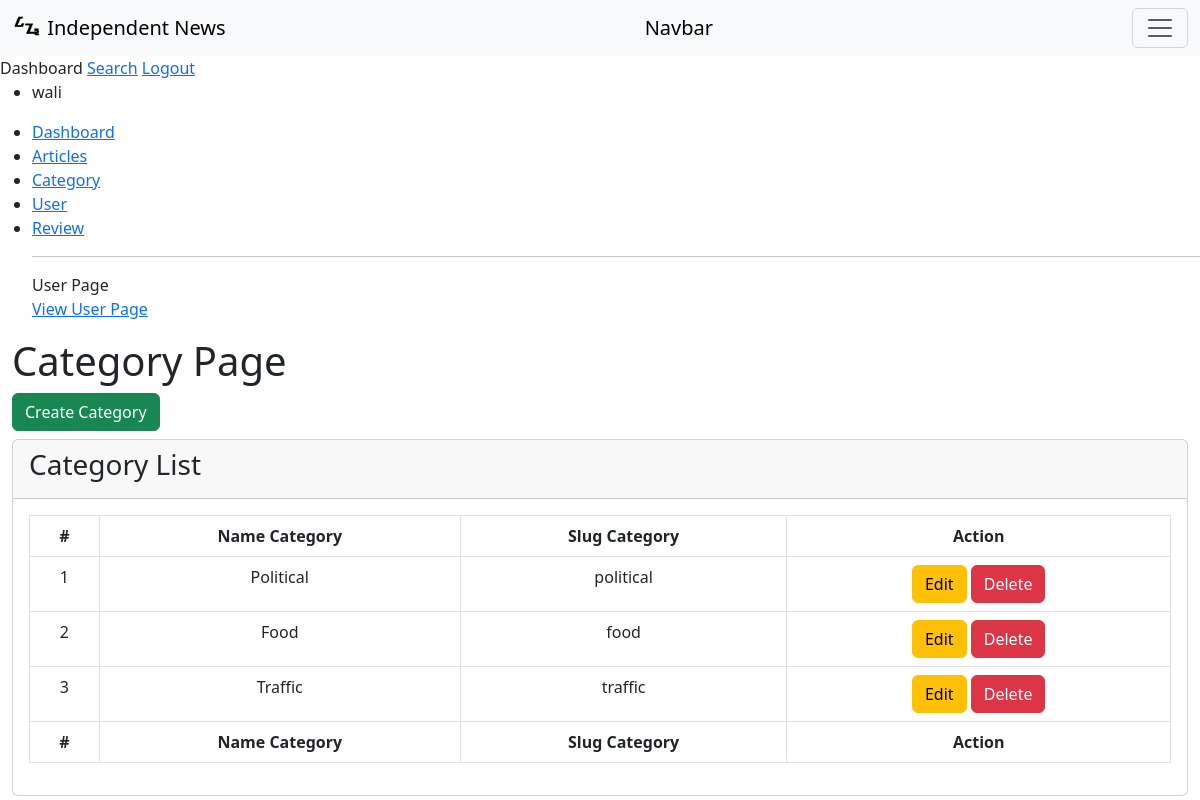
Screenshot of /pages/admin/crud/category/category.php (signed in) with the database file from the repository.
### tables this page shows
CREATE TABLE `categories` (
  `id_category` int(3) NOT NULL,
  `name_category` varchar(30) NOT NULL,
  `slug_category` varchar(30) NOT NULL
);

### pages/admin/crud/category/category.php (the view, shortened to what this page needs)
<!DOCTYPE html>
<html lang="en">
<head>
    <link href="https://cdn.jsdelivr.net/npm/bootstrap@5.3.0-alpha3/dist/css/bootstrap.min.css" rel="stylesheet">
    <link rel="stylesheet" href="https://cdn.jsdelivr.net/npm/bootstrap-icons@1.10.5/font/bootstrap-icons.css">
</head>
<body>
    <nav>
        <nav>
            <nav class="navbar bg-light">
                <div class="container-fluid">
                    <a class="navbar-brand" href="#">
                        <img src="..\..\..\..\img\logo\logo_nb.png" alt="Logo" width="30" height="24" class="d-inline-block align-text-top">
                        Independent <span>News</span>
                    </a>
                    <a class="navbar-brand" href="#">Navbar</a>
                    <button class="navbar-toggler" type="button" data-bs-toggle="collapse" data-bs-target="#navbarNav" aria-controls="navbarNav" aria-expanded="false" aria-label="Toggle navigation">
                        <span class="navbar-toggler-icon"></span>
                    </button>
            </nav>
            <div>
                <span>Dashboard</span>
                <a href="#">Search</a>
                <a href="../../../../auth/logout.php">Logout</a>
            </div>
        </nav>
        <section>
            <div>
                <ul>
                    <li><?php echo $_SESSION['username']; ?></li>
                </ul>
                <ul>
                    <li><a href="../../index.php">Dashboard</a></li>
                    <li><a href="../article/article.php">Articles</a></li>
                    <li><a href="category.php">Category</a></li>
                    <li><a href="../user/user.php">User</a></li>
                    <li><a href="../review/review.php">Review</a></li>
                    <hr size="2px" color="black">
                    <span>User Page</span> <br>
                    <a href="../../../user/index.php">View User Page</a>
                </ul>
            </div>
        </section>
        <div class="content-wrapper">
            <section class="content">
                <div class="container-fluid">
                    <h1>Category Page</h1>
                    <a class="btn btn-success mb-2" href="create.php">Create Category</a>
                    <div class="card card-default">
                        <div class="card-header">
                            <h3 class="card-title">Category List</h3>
                        </div>
                        <div class="card-body">
                            <table class="table table-bordered">
                                <tr align="center">
                                    <th>#</th>
                                    <th>Name Category</th>
                                    <th>Slug Category</th>
                                    <th>Action</th>
                                </tr>
                                <?php
                                include "../../../../connection/connection.php";
                                $data = mysqli_query($con, "select * from categories");
                                $no = 1;
                                while ($d = mysqli_fetch_array($data)) {
                                ?>
                                    <tr align="center">
                                        <td><?php echo $no++; ?></td>
                                        <td>
                                            <?php echo $d['name_category']; ?>
                                        </td>
                                        <td>
                                            <?php echo $d['slug_category']; ?>
                                        </td>
                                        <td>
                                            <a class="btn btn-warning" href="update.php?slug=<?php echo $d['slug_category']; ?>">Edit</a>
                                            <a class="btn btn-danger" href="delete.php?slug=<?php echo $d['slug_category']; ?>">Delete</a>
                                        </td>
                                    </tr>
                                <?php } ?>
                                <tr align="center">
                                    <th>#</th>
                                    <th>Name Category</th>
                                    <th>Slug Category</th>
                                    <th>Action</th>
                                </tr>
                            </table>
                        </div>
                    </div>
                </div>
            </section>
        </div>
</body>
</html>

### rows the page displays
categories: name_category "Political", slug_category "political"
categories: name_category "Food", slug_category "food"
categories: name_category "Traffic", slug_category "traffic"

### other values shown
$_SESSION['username'] "wali"
